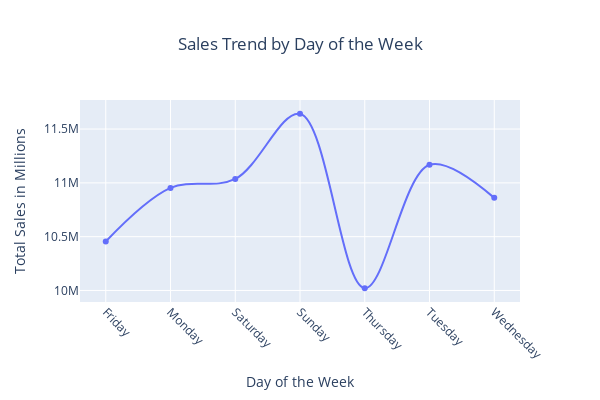

The code cell stored with this chart in its notebook:
### Code cell
fig = px.line(order_day, x='Day', y='Order', 
    title='Sales Trend by Day of the Week',
    markers=True,
    labels={'Day': 'Day of the Week',
            'Order': 'Total Sales in Millions'},
    line_shape='spline')
fig.update_layout(
    width = 600,
    height = 400,
    xaxis=dict(title='Day of the Week', tickangle=45),
    yaxis=dict(title='Total Sales in Millions'),
    title=dict(x=0.5))
fig.show()

### Figure 1 — Plotly figure (JSON) as saved in the notebook; plotly's stock layout.template omitted (floating-point values rounded to 4 significant figures)
{"data": [{"hovertemplate": "Day of the Week=%{x}<br>Total Sales in Millions=%{y}<extra></extra>", "legendgroup": "", "line": {"color": "#636efa", "dash": "solid", "shape": "spline"}, "marker": {"symbol": "circle"}, "mode": "lines+markers", "name": "", "orientation": "v", "showlegend": false, "type": "scatter", "x": ["Friday", "Monday", "Saturday", "Sunday", "Thursday", "Tuesday", "Wednesday"], "xaxis": "x", "y": [10455219, 10953201, 11036041, 11641350, 10021432, 11167761, 10860437], "yaxis": "y"}], "layout": {"height": 400, "legend": {"tracegroupgap": 0}, "title": {"text": "Sales Trend by Day of the Week", "x": 0.5}, "width": 600, "xaxis": {"anchor": "y", "autorange": true, "domain": [0, 1], "range": [-0.3977, 6.398], "tickangle": 45, "title": {"text": "Day of the Week"}, "type": "category"}, "yaxis": {"anchor": "x", "autorange": true, "domain": [0, 1], "range": [9893000.0, 11770000.0], "title": {"text": "Total Sales in Millions"}, "type": "linear"}}}
